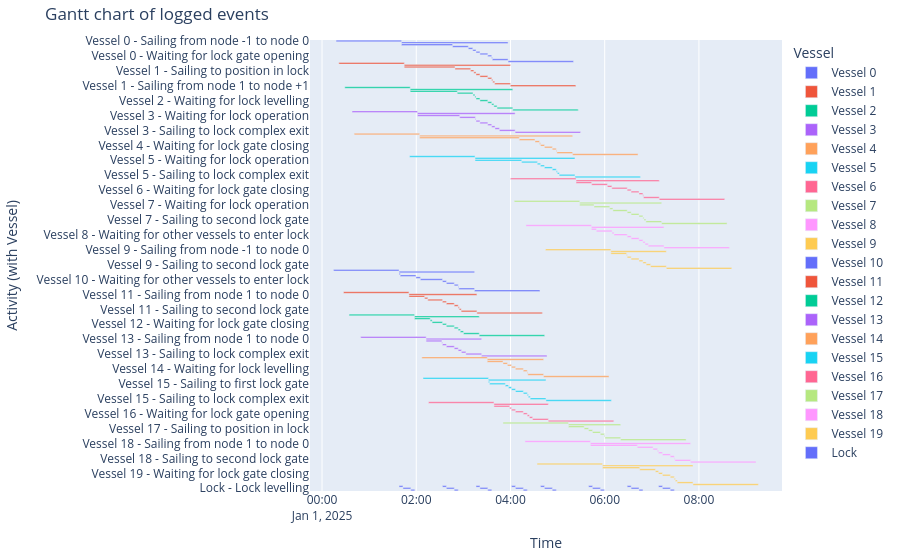

Notebook source saved alongside this figure:
### Markdown cell above
##### Gantt chart of event table
The Gantt chart becomes quite full

### Code cell
df_eventtable = logbook2eventtable([*vessels, lock_chamber])
fig = generate_vessel_gantt_chart(df_eventtable)

### Figure 1 — Plotly figure (JSON) as saved in the notebook; plotly's stock layout.template omitted (floating-point values rounded to 4 significant figures)
{"data": [{"base": ["2025-01-01T00:17:55.000000", "2025-01-01T01:41:15.000000", "2025-01-01T01:41:15.000000", "2025-01-01T02:46:18.000000", "2025-01-01T03:06:18.000000", "2025-01-01T03:11:58.000000", "2025-01-01T03:16:06.000000", "2025-01-01T03:21:06.000000", "2025-01-01T03:31:06.000000", "2025-01-01T03:36:06.000000", "2025-01-01T03:36:55.000000", "2025-01-01T03:56:55.000000"], "hovertemplate": "object name=Vessel 0<br>start time=%{base}<br>stop time=%{x}<br>activity label=%{y}<extra></extra>", "legendgroup": "Vessel 0", "marker": {"color": "#636efa", "pattern": {"shape": ""}}, "name": "Vessel 0", "orientation": "h", "showlegend": true, "textposition": "auto", "type": "bar", "x": [5000000, 8140000, 3903000, 1200000, 340000, 248000, 300000, 600000, 300000, 49000, 1200000, 5000000], "xaxis": "x", "y": ["Vessel 0 - Sailing from node -1 to node 0", "Vessel 0 - Sailing from node 0 to node 1", "Vessel 0 - Waiting for lock operation", "Vessel 0 - Sailing to first lock gate", "Vessel 0 - Sailing to position in lock", "Vessel 0 - Waiting for other vessels to enter lock", "Vessel 0 - Waiting for lock gate closing", "Vessel 0 - Waiting for lock levelling", "Vessel 0 - Waiting for lock gate opening", "Vessel 0 - Sailing to second lock gate", "Vessel 0 - Sailing to lock complex exit", "Vessel 0 - Sailing from node 1 to node +1"], "yaxis": "y"}, {"base": ["2025-01-01T00:21:25.000000", "2025-01-01T01:44:45.000000", "2025-01-01T01:44:45.000000", "2025-01-01T02:49:18.000000", "2025-01-01T03:09:18.000000", "2025-01-01T03:13:21.000000", "2025-01-01T03:16:06.000000", "2025-01-01T03:21:06.000000", "2025-01-01T03:31:06.000000", "2025-01-01T03:36:06.000000", "2025-01-01T03:37:29.000000", "2025-01-01T03:39:55.000000", "2025-01-01T03:59:55.000000"], "hovertemplate": "object name=Vessel 1<br>start time=%{base}<br>stop time=%{x}<br>activity label=%{y}<extra></extra>", "legendgroup": "Vessel 1", "marker": {"color": "#EF553B", "pattern": {"shape": ""}}, "name": "Vessel 1", "orientation": "h", "showlegend": true, "textposition": "auto", "type": "bar", "x": [5000000, 8110000, 3873000, 1200000, 243000, 165000, 300000, 600000, 300000, 83000, 146000, 1200000, 5000000], "xaxis": "x", "y": ["Vessel 1 - Sailing from node -1 to node 0", "Vessel 1 - Sailing from node 0 to node 1", "Vessel 1 - Waiting for lock operation", "Vessel 1 - Sailing to first lock gate", "Vessel 1 - Sailing to position in lock", "Vessel 1 - Waiting for other vessels to enter lock", "Vessel 1 - Waiting for lock gate closing", "Vessel 1 - Waiting for lock levelling", "Vessel 1 - Waiting for lock gate opening", "Vessel 1 - Waiting for other vessels to leave lock", "Vessel 1 - Sailing to second lock gate", "Vessel 1 - Sailing to lock complex exit", "Vessel 1 - Sailing from node 1 to node +1"], "yaxis": "y"}, {"base": ["2025-01-01T00:28:58.000000", "2025-01-01T01:52:18.000000", "2025-01-01T01:52:18.000000", "2025-01-01T02:52:18.000000", "2025-01-01T03:12:18.000000", "2025-01-01T03:14:43.000000", "2025-01-01T03:16:06.000000", "2025-01-01T03:21:06.000000", "2025-01-01T03:31:06.000000", "2025-01-01T03:36:06.000000", "2025-01-01T03:38:52.000000", "2025-01-01T03:42:55.000000", "2025-01-01T04:02:55.000000"], "hovertemplate": "object name=Vessel 2<br>start time=%{base}<br>stop time=%{x}<br>activity label=%{y}<extra></extra>", "legendgroup": "Vessel 2", "marker": {"color": "#00cc96", "pattern": {"shape": ""}}, "name": "Vessel 2", "orientation": "h", "showlegend": true, "textposition": "auto", "type": "bar", "x": [5000000, 7837000, 3600000, 1200000, 145000, 83000, 300000, 600000, 300000, 166000, 243000, 1200000, 5000000], "xaxis": "x", "y": ["Vessel 2 - Sailing from node -1 to node 0", "Vessel 2 - Sailing from node 0 to node 1", "Vessel 2 - Waiting for lock operation", "Vessel 2 - Sailing to first lock gate", "Vessel 2 - Sailing to position in lock", "Vessel 2 - Waiting for other vessels to enter lock", "Vessel 2 - Waiting for lock gate closing", "Vessel 2 - Waiting for lock levelling", "Vessel 2 - Waiting for lock gate opening", "Vessel 2 - Waiting for other vessels to leave lock", "Vessel 2 - Sailing to second lock gate", "Vessel 2 - Sailing to lock complex exit", "Vessel 2 - Sailing from node 1 to node +1"], "yaxis": "y"}, {"base": ["2025-01-01T00:38:13.000000", "2025-01-01T02:01:33.000000", "2025-01-01T02:01:33.000000", "2025-01-01T02:55:18.000000", "2025-01-01T03:15:18.000000", "2025-01-01T03:16:06.000000", "2025-01-01T03:21:06.000000", "2025-01-01T03:31:06.000000", "2025-01-01T03:36:06.000000", "2025-01-01T03:40:15.000000", "2025-01-01T03:45:55.000000", "2025-01-01T04:05:55.000000"], "hovertemplate": "object name=Vessel 3<br>start time=%{base}<br>stop time=%{x}<br>activity label=%{y}<extra></extra>", "legendgroup": "Vessel 3", "marker": {"color": "#ab63fa", "pattern": {"shape": ""}}, "name": "Vessel 3", "orientation": "h", "showlegend": true, "textposition": "auto", "type": "bar", "x": [5000000, 7462000, 3225000, 1200000, 48000, 300000, 600000, 300000, 249000, 340000, 1200000, 5000000], "xaxis": "x", "y": ["Vessel 3 - Sailing from node -1 to node 0", "Vessel 3 - Sailing from node 0 to node 1", "Vessel 3 - Waiting for lock operation", "Vessel 3 - Sailing to first lock gate", "Vessel 3 - Sailing to position in lock", "Vessel 3 - Waiting for lock gate closing", "Vessel 3 - Waiting for lock levelling", "Vessel 3 - Waiting for lock gate opening", "Vessel 3 - Waiting for other vessels to leave lock", "Vessel 3 - Sailing to second lock gate", "Vessel 3 - Sailing to lock complex exit", "Vessel 3 - Sailing from node 1 to node +1"], "yaxis": "y"}, {"base": ["2025-01-01T00:40:58.000000", "2025-01-01T02:04:18.000000", "2025-01-01T02:04:18.000000", "2025-01-01T04:11:15.000000", "2025-01-01T04:31:15.000000", "2025-01-01T04:36:56.000000", "2025-01-01T04:38:18.000000", "2025-01-01T04:43:18.000000", "2025-01-01T04:53:18.000000", "2025-01-01T04:58:18.000000", "2025-01-01T04:59:07.000000", "2025-01-01T05:19:07.000000"], "hovertemplate": "object name=Vessel 4<br>start time=%{base}<br>stop time=%{x}<br>activity label=%{y}<extra></extra>", "legendgroup": "Vessel 4", "marker": {"color": "#FFA15A", "pattern": {"shape": ""}}, "name": "Vessel 4", "orientation": "h", "showlegend": true, "textposition": "auto", "type": "bar", "x": [5000000, 11689000, 7617000, 1200000, 341000, 82000, 300000, 600000, 300000, 49000, 1200000, 5000000], "xaxis": "x", "y": ["Vessel 4 - Sailing from node -1 to node 0", "Vessel 4 - Sailing from node 0 to node 1", "Vessel 4 - Waiting for lock operation", "Vessel 4 - Sailing to first lock gate", "Vessel 4 - Sailing to position in lock", "Vessel 4 - Waiting for other vessels to enter lock", "Vessel 4 - Waiting for lock gate closing", "Vessel 4 - Waiting for lock levelling", "Vessel 4 - Waiting for lock gate opening", "Vessel 4 - Sailing to second lock gate", "Vessel 4 - Sailing to lock complex exit", "Vessel 4 - Sailing from node 1 to node +1"], "yaxis": "y"}, {"base": ["2025-01-01T01:51:31.000000", "2025-01-01T03:14:51.000000", "2025-01-01T03:14:51.000000", "2025-01-01T04:14:15.000000", "2025-01-01T04:34:15.000000", "2025-01-01T04:38:18.000000", "2025-01-01T04:43:18.000000", "2025-01-01T04:53:18.000000", "2025-01-01T04:58:18.000000", "2025-01-01T04:59:41.000000", "2025-01-01T05:02:07.000000", "2025-01-01T05:22:07.000000"], "hovertemplate": "object name=Vessel 5<br>start time=%{base}<br>stop time=%{x}<br>activity label=%{y}<extra></extra>", "legendgroup": "Vessel 5", "marker": {"color": "#19d3f3", "pattern": {"shape": ""}}, "name": "Vessel 5", "orientation": "h", "showlegend": true, "textposition": "auto", "type": "bar", "x": [5000000, 7636000, 3564000, 1200000, 243000, 300000, 600000, 300000, 83000, 146000, 1200000, 5000000], "xaxis": "x", "y": ["Vessel 5 - Sailing from node -1 to node 0", "Vessel 5 - Sailing from node 0 to node 1", "Vessel 5 - Waiting for lock operation", "Vessel 5 - Sailing to first lock gate", "Vessel 5 - Sailing to position in lock", "Vessel 5 - Waiting for lock gate closing", "Vessel 5 - Waiting for lock levelling", "Vessel 5 - Waiting for lock gate opening", "Vessel 5 - Waiting for other vessels to leave lock", "Vessel 5 - Sailing to second lock gate", "Vessel 5 - Sailing to lock complex exit", "Vessel 5 - Sailing from node 1 to node +1"], "yaxis": "y"}, {"base": ["2025-01-01T04:00:10.000000", "2025-01-01T05:23:30.000000", "2025-01-01T05:23:30.000000", "2025-01-01T05:43:25.000000", "2025-01-01T06:03:25.000000", "2025-01-01T06:09:05.000000", "2025-01-01T06:28:40.000000", "2025-01-01T06:33:40.000000", "2025-01-01T06:43:40.000000", "2025-01-01T06:48:40.000000", "2025-01-01T06:49:29.000000", "2025-01-01T07:09:29.000000"], "hovertemplate": "object name=Vessel 6<br>start time=%{base}<br>stop time=%{x}<br>activity label=%{y}<extra></extra>", "legendgroup": "Vessel 6", "marker": {"color": "#FF6692", "pattern": {"shape": ""}}, "name": "Vessel 6", "orientation": "h", "showlegend": true, "textposition": "auto", "type": "bar", "x": [5000000, 6359000, 1195000, 1200000, 340000, 1175000, 300000, 600000, 300000, 49000, 1200000, 5000000], "xaxis": "x", "y": ["Vessel 6 - Sailing from node -1 to node 0", "Vessel 6 - Sailing from node 0 to node 1", "Vessel 6 - Waiting for lock operation", "Vessel 6 - Sailing to first lock gate", "Vessel 6 - Sailing to position in lock", "Vessel 6 - Waiting for other vessels to enter lock", "Vessel 6 - Waiting for lock gate closing", "Vessel 6 - Waiting for lock levelling", "Vessel 6 - Waiting for lock gate opening", "Vessel 6 - Sailing to second lock gate", "Vessel 6 - Sailing to lock complex exit", "Vessel 6 - Sailing from node 1 to node +1"], "yaxis": "y"}, {"base": ["2025-01-01T04:04:49.000000", "2025-01-01T05:28:09.000000", "2025-01-01T05:28:09.000000", "2025-01-01T05:46:25.000000", "2025-01-01T06:06:25.000000", "2025-01-01T06:10:28.000000", "2025-01-01T06:28:40.000000", "2025-01-01T06:33:40.000000", "2025-01-01T06:43:40.000000", "2025-01-01T06:48:40.000000", "2025-01-01T06:50:03.000000", "2025-01-01T06:52:29.000000", "2025-01-01T07:12:29.000000"], "hovertemplate": "object name=Vessel 7<br>start time=%{base}<br>stop time=%{x}<br>activity label=%{y}<extra></extra>", "legendgroup": "Vessel 7", "marker": {"color": "#B6E880", "pattern": {"shape": ""}}, "name": "Vessel 7", "orientation": "h", "showlegend": true, "textposition": "auto", "type": "bar", "x": [5000000, 6260000, 1096000, 1200000, 243000, 1092000, 300000, 600000, 300000, 83000, 146000, 1200000, 5000000], "xaxis": "x", "y": ["Vessel 7 - Sailing from node -1 to node 0", "Vessel 7 - Sailing from node 0 to node 1", "Vessel 7 - Waiting for lock operation", "Vessel 7 - Sailing to first lock gate", "Vessel 7 - Sailing to position in lock", "Vessel 7 - Waiting for other vessels to enter lock", "Vessel 7 - Waiting for lock gate closing", "Vessel 7 - Waiting for lock levelling", "Vessel 7 - Waiting for lock gate opening", "Vessel 7 - Waiting for other vessels to leave lock", "Vessel 7 - Sailing to second lock gate", "Vessel 7 - Sailing to lock complex exit", "Vessel 7 - Sailing from node 1 to node +1"], "yaxis": "y"}, {"base": ["2025-01-01T04:19:44.000000", "2025-01-01T05:43:04.000000", "2025-01-01T05:43:04.000000", "2025-01-01T05:49:25.000000", "2025-01-01T06:09:25.000000", "2025-01-01T06:11:51.000000", "2025-01-01T06:28:40.000000", "2025-01-01T06:33:40.000000", "2025-01-01T06:43:40.000000", "2025-01-01T06:48:40.000000", "2025-01-01T06:51:26.000000", "2025-01-01T06:55:29.000000", "2025-01-01T07:15:29.000000"], "hovertemplate": "object name=Vessel 8<br>start time=%{base}<br>stop time=%{x}<br>activity label=%{y}<extra></extra>", "legendgroup": "Vessel 8", "marker": {"color": "#FF97FF", "pattern": {"shape": ""}}, "name": "Vessel 8", "orientation": "h", "showlegend": true, "textposition": "auto", "type": "bar", "x": [5000000, 5545000, 381000, 1200000, 146000, 1009000, 300000, 600000, 300000, 166000, 243000, 1200000, 5000000], "xaxis": "x", "y": ["Vessel 8 - Sailing from node -1 to node 0", "Vessel 8 - Sailing from node 0 to node 1", "Vessel 8 - Waiting for lock operation", "Vessel 8 - Sailing to first lock gate", "Vessel 8 - Sailing to position in lock", "Vessel 8 - Waiting for other vessels to enter lock", "Vessel 8 - Waiting for lock gate closing", "Vessel 8 - Waiting for lock levelling", "Vessel 8 - Waiting for lock gate opening", "Vessel 8 - Waiting for other vessels to leave lock", "Vessel 8 - Sailing to second lock gate", "Vessel 8 - Sailing to lock complex exit", "Vessel 8 - Sailing from node 1 to node +1"], "yaxis": "y"}, {"base": ["2025-01-01T04:44:32.000000", "2025-01-01T06:07:52.000000", "2025-01-01T06:07:52.000000", "2025-01-01T06:27:52.000000", "2025-01-01T06:28:40.000000", "2025-01-01T06:33:40.000000", "2025-01-01T06:43:40.000000", "2025-01-01T06:48:40.000000", "2025-01-01T06:52:49.000000", "2025-01-01T06:58:29.000000", "2025-01-01T07:18:29.000000"], "hovertemplate": "object name=Vessel 9<br>start time=%{base}<br>stop time=%{x}<br>activity label=%{y}<extra></extra>", "legendgroup": "Vessel 9", "marker": {"color": "#FECB52", "pattern": {"shape": ""}}, "name": "Vessel 9", "orientation": "h", "showlegend": true, "textposition": "auto", "type": "bar", "x": [5000000, 4237000, 1200000, 48000, 300000, 600000, 300000, 249000, 340000, 1200000, 5000000], "xaxis": "x", "y": ["Vessel 9 - Sailing from node -1 to node 0", "Vessel 9 - Sailing from node 0 to node 1", "Vessel 9 - Sailing to first lock gate", "Vessel 9 - Sailing to position in lock", "Vessel 9 - Waiting for lock gate closing", "Vessel 9 - Waiting for lock levelling", "Vessel 9 - Waiting for lock gate opening", "Vessel 9 - Waiting for other vessels to leave lock", "Vessel 9 - Sailing to second lock gate", "Vessel 9 - Sailing to lock complex exit", "Vessel 9 - Sailing from node 1 to node +1"], "yaxis": "y"}, {"base": ["2025-01-01T00:14:44.000000", "2025-01-01T01:38:04.000000", "2025-01-01T01:38:04.000000", "2025-01-01T01:39:37.000000", "2025-01-01T01:59:37.000000", "2025-01-01T02:05:17.000000", "2025-01-01T02:33:24.000000", "2025-01-01T02:38:24.000000", "2025-01-01T02:48:24.000000", "2025-01-01T02:53:24.000000", "2025-01-01T02:54:13.000000", "2025-01-01T03:14:13.000000"], "hovertemplate": "object name=Vessel 10<br>start time=%{base}<br>stop time=%{x}<br>activity label=%{y}<extra></extra>", "legendgroup": "Vessel 10", "marker": {"color": "#636efa", "pattern": {"shape": ""}}, "name": "Vessel 10", "orientation": "h", "showlegend": true, "textposition": "auto", "type": "bar", "x": [5000000, 5769000, 93000, 1200000, 340000, 1687000, 300000, 600000, 300000, 49000, 1200000, 5000000], "xaxis": "x", "y": ["Vessel 10 - Sailing from node +1 to node 1", "Vessel 10 - Sailing from node 1 to node 0", "Vessel 10 - Waiting for lock operation", "Vessel 10 - Sailing to first lock gate", "Vessel 10 - Sailing to position in lock", "Vessel 10 - Waiting for other vessels to enter lock", "Vessel 10 - Waiting for lock gate closing", "Vessel 10 - Waiting for lock levelling", "Vessel 10 - Waiting for lock gate opening", "Vessel 10 - Sailing to second lock gate", "Vessel 10 - Sailing to lock complex exit", "Vessel 10 - Sailing from node 0 to node -1"], "yaxis": "y"}, {"base": ["2025-01-01T00:27:21.000000", "2025-01-01T01:50:41.000000", "2025-01-01T01:50:41.000000", "2025-01-01T02:10:41.000000", "2025-01-01T02:14:44.000000", "2025-01-01T02:33:24.000000", "2025-01-01T02:38:24.000000", "2025-01-01T02:48:24.000000", "2025-01-01T02:53:24.000000", "2025-01-01T02:54:47.000000", "2025-01-01T02:57:13.000000", "2025-01-01T03:17:13.000000"], "hovertemplate": "object name=Vessel 11<br>start time=%{base}<br>stop time=%{x}<br>activity label=%{y}<extra></extra>", "legendgroup": "Vessel 11", "marker": {"color": "#EF553B", "pattern": {"shape": ""}}, "name": "Vessel 11", "orientation": "h", "showlegend": true, "textposition": "auto", "type": "bar", "x": [5000000, 5192000, 1200000, 243000, 1120000, 300000, 600000, 300000, 83000, 146000, 1200000, 5000000], "xaxis": "x", "y": ["Vessel 11 - Sailing from node +1 to node 1", "Vessel 11 - Sailing from node 1 to node 0", "Vessel 11 - Sailing to first lock gate", "Vessel 11 - Sailing to position in lock", "Vessel 11 - Waiting for other vessels to enter lock", "Vessel 11 - Waiting for lock gate closing", "Vessel 11 - Waiting for lock levelling", "Vessel 11 - Waiting for lock gate opening", "Vessel 11 - Waiting for other vessels to leave lock", "Vessel 11 - Sailing to second lock gate", "Vessel 11 - Sailing to lock complex exit", "Vessel 11 - Sailing from node 0 to node -1"], "yaxis": "y"}, {"base": ["2025-01-01T00:34:27.000000", "2025-01-01T01:57:47.000000", "2025-01-01T01:57:47.000000", "2025-01-01T02:17:47.000000", "2025-01-01T02:20:13.000000", "2025-01-01T02:33:24.000000", "2025-01-01T02:38:24.000000", "2025-01-01T02:48:24.000000", "2025-01-01T02:53:24.000000", "2025-01-01T02:56:10.000000", "2025-01-01T03:00:13.000000", "2025-01-01T03:20:13.000000"], "hovertemplate": "object name=Vessel 12<br>start time=%{base}<br>stop time=%{x}<br>activity label=%{y}<extra></extra>", "legendgroup": "Vessel 12", "marker": {"color": "#00cc96", "pattern": {"shape": ""}}, "name": "Vessel 12", "orientation": "h", "showlegend": true, "textposition": "auto", "type": "bar", "x": [5000000, 4946000, 1200000, 146000, 791000, 300000, 600000, 300000, 166000, 243000, 1200000, 5000000], "xaxis": "x", "y": ["Vessel 12 - Sailing from node +1 to node 1", "Vessel 12 - Sailing from node 1 to node 0", "Vessel 12 - Sailing to first lock gate", "Vessel 12 - Sailing to position in lock", "Vessel 12 - Waiting for other vessels to enter lock", "Vessel 12 - Waiting for lock gate closing", "Vessel 12 - Waiting for lock levelling", "Vessel 12 - Waiting for lock gate opening", "Vessel 12 - Waiting for other vessels to leave lock", "Vessel 12 - Sailing to second lock gate", "Vessel 12 - Sailing to lock complex exit", "Vessel 12 - Sailing from node 0 to node -1"], "yaxis": "y"}, {"base": ["2025-01-01T00:49:15.000000", "2025-01-01T02:12:35.000000", "2025-01-01T02:12:35.000000", "2025-01-01T02:32:35.000000", "2025-01-01T02:33:24.000000", "2025-01-01T02:38:24.000000", "2025-01-01T02:48:24.000000", "2025-01-01T02:53:24.000000", "2025-01-01T02:57:32.000000", "2025-01-01T03:03:13.000000", "2025-01-01T03:23:13.000000"], "hovertemplate": "object name=Vessel 13<br>start time=%{base}<br>stop time=%{x}<br>activity label=%{y}<extra></extra>", "legendgroup": "Vessel 13", "marker": {"color": "#ab63fa", "pattern": {"shape": ""}}, "name": "Vessel 13", "orientation": "h", "showlegend": true, "textposition": "auto", "type": "bar", "x": [5000000, 4238000, 1200000, 49000, 300000, 600000, 300000, 248000, 341000, 1200000, 5000000], "xaxis": "x", "y": ["Vessel 13 - Sailing from node +1 to node 1", "Vessel 13 - Sailing from node 1 to node 0", "Vessel 13 - Sailing to first lock gate", "Vessel 13 - Sailing to position in lock", "Vessel 13 - Waiting for lock gate closing", "Vessel 13 - Waiting for lock levelling", "Vessel 13 - Waiting for lock gate opening", "Vessel 13 - Waiting for other vessels to leave lock", "Vessel 13 - Sailing to second lock gate", "Vessel 13 - Sailing to lock complex exit", "Vessel 13 - Sailing from node 0 to node -1"], "yaxis": "y"}, {"base": ["2025-01-01T02:07:07.000000", "2025-01-01T03:30:27.000000", "2025-01-01T03:30:27.000000", "2025-01-01T03:50:27.000000", "2025-01-01T03:56:08.000000", "2025-01-01T04:01:22.000000", "2025-01-01T04:06:22.000000", "2025-01-01T04:16:22.000000", "2025-01-01T04:21:22.000000", "2025-01-01T04:22:10.000000", "2025-01-01T04:42:10.000000"], "hovertemplate": "object name=Vessel 14<br>start time=%{base}<br>stop time=%{x}<br>activity label=%{y}<extra></extra>", "legendgroup": "Vessel 14", "marker": {"color": "#FFA15A", "pattern": {"shape": ""}}, "name": "Vessel 14", "orientation": "h", "showlegend": true, "textposition": "auto", "type": "bar", "x": [5000000, 4303000, 1200000, 341000, 314000, 300000, 600000, 300000, 48000, 1200000, 5000000], "xaxis": "x", "y": ["Vessel 14 - Sailing from node +1 to node 1", "Vessel 14 - Sailing from node 1 to node 0", "Vessel 14 - Sailing to first lock gate", "Vessel 14 - Sailing to position in lock", "Vessel 14 - Waiting for other vessels to enter lock", "Vessel 14 - Waiting for lock gate closing", "Vessel 14 - Waiting for lock levelling", "Vessel 14 - Waiting for lock gate opening", "Vessel 14 - Sailing to second lock gate", "Vessel 14 - Sailing to lock complex exit", "Vessel 14 - Sailing from node 0 to node -1"], "yaxis": "y"}, {"base": ["2025-01-01T02:08:36.000000", "2025-01-01T03:31:56.000000", "2025-01-01T03:31:56.000000", "2025-01-01T03:33:27.000000", "2025-01-01T03:53:27.000000", "2025-01-01T03:57:30.000000", "2025-01-01T04:01:22.000000", "2025-01-01T04:06:22.000000", "2025-01-01T04:16:22.000000", "2025-01-01T04:21:22.000000", "2025-01-01T04:22:45.000000", "2025-01-01T04:25:10.000000", "2025-01-01T04:45:10.000000"], "hovertemplate": "object name=Vessel 15<br>start time=%{base}<br>stop time=%{x}<br>activity label=%{y}<extra></extra>", "legendgroup": "Vessel 15", "marker": {"color": "#19d3f3", "pattern": {"shape": ""}}, "name": "Vessel 15", "orientation": "h", "showlegend": true, "textposition": "auto", "type": "bar", "x": [5000000, 4394000, 91000, 1200000, 243000, 232000, 300000, 600000, 300000, 83000, 145000, 1200000, 5000000], "xaxis": "x", "y": ["Vessel 15 - Sailing from node +1 to node 1", "Vessel 15 - Sailing from node 1 to node 0", "Vessel 15 - Waiting for lock operation", "Vessel 15 - Sailing to first lock gate", "Vessel 15 - Sailing to position in lock", "Vessel 15 - Waiting for other vessels to enter lock", "Vessel 15 - Waiting for lock gate closing", "Vessel 15 - Waiting for lock levelling", "Vessel 15 - Waiting for lock gate opening", "Vessel 15 - Waiting for other vessels to leave lock", "Vessel 15 - Sailing to second lock gate", "Vessel 15 - Sailing to lock complex exit", "Vessel 15 - Sailing from node 0 to node -1"], "yaxis": "y"}, {"base": ["2025-01-01T02:15:36.000000", "2025-01-01T03:38:56.000000", "2025-01-01T03:38:56.000000", "2025-01-01T03:58:56.000000", "2025-01-01T04:01:22.000000", "2025-01-01T04:06:22.000000", "2025-01-01T04:16:22.000000", "2025-01-01T04:21:22.000000", "2025-01-01T04:24:07.000000", "2025-01-01T04:28:10.000000", "2025-01-01T04:48:10.000000"], "hovertemplate": "object name=Vessel 16<br>start time=%{base}<br>stop time=%{x}<br>activity label=%{y}<extra></extra>", "legendgroup": "Vessel 16", "marker": {"color": "#FF6692", "pattern": {"shape": ""}}, "name": "Vessel 16", "orientation": "h", "showlegend": true, "textposition": "auto", "type": "bar", "x": [5000000, 4154000, 1200000, 146000, 300000, 600000, 300000, 165000, 243000, 1200000, 5000000], "xaxis": "x", "y": ["Vessel 16 - Sailing from node +1 to node 1", "Vessel 16 - Sailing from node 1 to node 0", "Vessel 16 - Sailing to first lock gate", "Vessel 16 - Sailing to position in lock", "Vessel 16 - Waiting for lock gate closing", "Vessel 16 - Waiting for lock levelling", "Vessel 16 - Waiting for lock gate opening", "Vessel 16 - Waiting for other vessels to leave lock", "Vessel 16 - Sailing to second lock gate", "Vessel 16 - Sailing to lock complex exit", "Vessel 16 - Sailing from node 0 to node -1"], "yaxis": "y"}, {"base": ["2025-01-01T03:50:31.000000", "2025-01-01T05:13:51.000000", "2025-01-01T05:13:51.000000", "2025-01-01T05:33:51.000000", "2025-01-01T05:39:31.000000", "2025-01-01T05:44:31.000000", "2025-01-01T05:54:31.000000", "2025-01-01T05:59:31.000000", "2025-01-01T06:00:20.000000", "2025-01-01T06:20:20.000000"], "hovertemplate": "object name=Vessel 17<br>start time=%{base}<br>stop time=%{x}<br>activity label=%{y}<extra></extra>", "legendgroup": "Vessel 17", "marker": {"color": "#B6E880", "pattern": {"shape": ""}}, "name": "Vessel 17", "orientation": "h", "showlegend": true, "textposition": "auto", "type": "bar", "x": [5000000, 3989000, 1200000, 340000, 300000, 600000, 300000, 49000, 1200000, 5000000], "xaxis": "x", "y": ["Vessel 17 - Sailing from node +1 to node 1", "Vessel 17 - Sailing from node 1 to node 0", "Vessel 17 - Sailing to first lock gate", "Vessel 17 - Sailing to position in lock", "Vessel 17 - Waiting for lock gate closing", "Vessel 17 - Waiting for lock levelling", "Vessel 17 - Waiting for lock gate opening", "Vessel 17 - Sailing to second lock gate", "Vessel 17 - Sailing to lock complex exit", "Vessel 17 - Sailing from node 0 to node -1"], "yaxis": "y"}, {"base": ["2025-01-01T04:18:29.000000", "2025-01-01T05:41:49.000000", "2025-01-01T05:41:49.000000", "2025-01-01T06:41:34.000000", "2025-01-01T07:01:34.000000", "2025-01-01T07:07:14.000000", "2025-01-01T07:08:37.000000", "2025-01-01T07:13:37.000000", "2025-01-01T07:23:37.000000", "2025-01-01T07:28:37.000000", "2025-01-01T07:29:25.000000", "2025-01-01T07:49:25.000000"], "hovertemplate": "object name=Vessel 18<br>start time=%{base}<br>stop time=%{x}<br>activity label=%{y}<extra></extra>", "legendgroup": "Vessel 18", "marker": {"color": "#FF97FF", "pattern": {"shape": ""}}, "name": "Vessel 18", "orientation": "h", "showlegend": true, "textposition": "auto", "type": "bar", "x": [5000000, 7656000, 3585000, 1200000, 340000, 83000, 300000, 600000, 300000, 48000, 1200000, 5000000], "xaxis": "x", "y": ["Vessel 18 - Sailing from node +1 to node 1", "Vessel 18 - Sailing from node 1 to node 0", "Vessel 18 - Waiting for lock operation", "Vessel 18 - Sailing to first lock gate", "Vessel 18 - Sailing to position in lock", "Vessel 18 - Waiting for other vessels to enter lock", "Vessel 18 - Waiting for lock gate closing", "Vessel 18 - Waiting for lock levelling", "Vessel 18 - Waiting for lock gate opening", "Vessel 18 - Sailing to second lock gate", "Vessel 18 - Sailing to lock complex exit", "Vessel 18 - Sailing from node 0 to node -1"], "yaxis": "y"}, {"base": ["2025-01-01T04:33:52.000000", "2025-01-01T05:57:12.000000", "2025-01-01T05:57:12.000000", "2025-01-01T06:44:34.000000", "2025-01-01T07:04:34.000000", "2025-01-01T07:08:37.000000", "2025-01-01T07:13:37.000000", "2025-01-01T07:23:37.000000", "2025-01-01T07:28:37.000000", "2025-01-01T07:30:00.000000", "2025-01-01T07:32:25.000000", "2025-01-01T07:52:25.000000"], "hovertemplate": "object name=Vessel 19<br>start time=%{base}<br>stop time=%{x}<br>activity label=%{y}<extra></extra>", "legendgroup": "Vessel 19", "marker": {"color": "#FECB52", "pattern": {"shape": ""}}, "name": "Vessel 19", "orientation": "h", "showlegend": true, "textposition": "auto", "type": "bar", "x": [5000000, 6913000, 2842000, 1200000, 243000, 300000, 600000, 300000, 83000, 145000, 1200000, 5000000], "xaxis": "x", "y": ["Vessel 19 - Sailing from node +1 to node 1", "Vessel 19 - Sailing from node 1 to node 0", "Vessel 19 - Waiting for lock operation", "Vessel 19 - Sailing to first lock gate", "Vessel 19 - Sailing to position in lock", "Vessel 19 - Waiting for lock gate closing", "Vessel 19 - Waiting for lock levelling", "Vessel 19 - Waiting for lock gate opening", "Vessel 19 - Waiting for other vessels to leave lock", "Vessel 19 - Sailing to second lock gate", "Vessel 19 - Sailing to lock complex exit", "Vessel 19 - Sailing from node 0 to node -1"], "yaxis": "y"}, {"base": ["2025-01-01T01:38:04.000000", "2025-01-01T01:43:04.000000", "2025-01-01T01:53:04.000000", "2025-01-01T02:33:24.000000", "2025-01-01T02:38:24.000000", "2025-01-01T02:48:24.000000", "2025-01-01T03:16:06.000000", "2025-01-01T03:21:06.000000", "2025-01-01T03:31:06.000000", "2025-01-01T04:01:22.000000", "2025-01-01T04:06:22.000000", "2025-01-01T04:16:22.000000", "2025-01-01T04:38:18.000000", "2025-01-01T04:43:18.000000", "2025-01-01T04:53:18.000000", "2025-01-01T05:39:31.000000", "2025-01-01T05:44:31.000000", "2025-01-01T05:54:31.000000", "2025-01-01T06:28:40.000000", "2025-01-01T06:33:40.000000", "2025-01-01T06:43:40.000000", "2025-01-01T07:08:37.000000", "2025-01-01T07:13:37.000000", "2025-01-01T07:23:37.000000"], "hovertemplate": "object name=Lock<br>start time=%{base}<br>stop time=%{x}<br>activity label=%{y}<extra></extra>", "legendgroup": "Lock", "marker": {"color": "#636efa", "pattern": {"shape": ""}}, "name": "Lock", "orientation": "h", "showlegend": true, "textposition": "auto", "type": "bar", "x": [300000, 600000, 300000, 300000, 600000, 300000, 300000, 600000, 300000, 300000, 600000, 300000, 300000, 600000, 300000, 300000, 600000, 300000, 300000, 600000, 300000, 300000, 600000, 300000], "xaxis": "x", "y": ["Lock - Lock gate closing", "Lock - Lock levelling", "Lock - Lock gate opening", "Lock - Lock gate closing", "Lock - Lock levelling", "Lock - Lock gate opening", "Lock - Lock gate closing", "Lock - Lock levelling", "Lock - Lock gate opening", "Lock - Lock gate closing", "Lock - Lock levelling", "Lock - Lock gate opening", "Lock - Lock gate closing", "Lock - Lock levelling", "Lock - Lock gate opening", "Lock - Lock gate closing", "Lock - Lock levelling", "Lock - Lock gate opening", "Lock - Lock gate closing", "Lock - Lock levelling", "Lock - Lock gate opening", "Lock - Lock gate closing", "Lock - Lock levelling", "Lock - Lock gate opening"], "yaxis": "y"}], "layout": {"barmode": "overlay", "legend": {"title": {"text": "Vessel"}, "tracegroupgap": 0}, "margin": {"b": 20, "l": 20, "r": 20, "t": 40}, "title": {"text": "Gantt chart of logged events"}, "xaxis": {"anchor": "y", "domain": [0, 1], "title": {"text": "Time"}, "type": "date"}, "yaxis": {"anchor": "x", "autorange": "reversed", "domain": [0, 1], "title": {"text": "Activity (with Vessel)"}}}}
